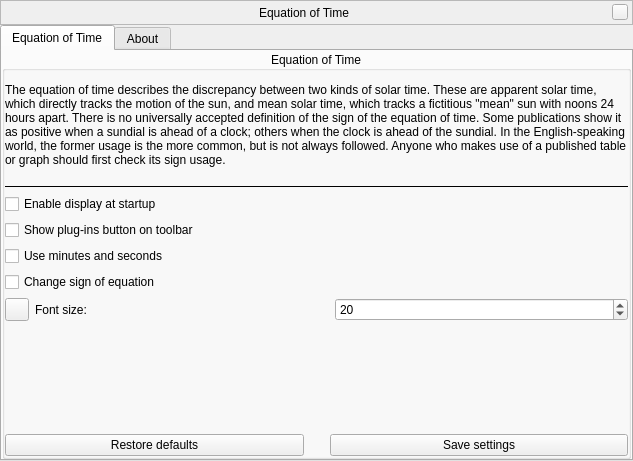
<?xml version="1.0" encoding="UTF-8"?>
<ui version="4.0">
 <class>equationOfTimeWindowForm</class>
 <widget class="QWidget" name="equationOfTimeWindowForm">
  <property name="geometry">
   <rect>
    <x>0</x>
    <y>0</y>
    <width>633</width>
    <height>461</height>
   </rect>
  </property>
  <layout class="QVBoxLayout" name="verticalLayout">
   <property name="spacing">
    <number>0</number>
   </property>
   <property name="leftMargin">
    <number>0</number>
   </property>
   <property name="topMargin">
    <number>0</number>
   </property>
   <property name="rightMargin">
    <number>0</number>
   </property>
   <property name="bottomMargin">
    <number>0</number>
   </property>
   <item>
    <widget class="BarFrame" name="TitleBar">
     <property name="sizePolicy">
      <sizepolicy hsizetype="Expanding" vsizetype="Minimum">
       <horstretch>0</horstretch>
       <verstretch>0</verstretch>
      </sizepolicy>
     </property>
     <property name="minimumSize">
      <size>
       <width>0</width>
       <height>25</height>
      </size>
     </property>
     <property name="maximumSize">
      <size>
       <width>16777215</width>
       <height>30</height>
      </size>
     </property>
     <property name="focusPolicy">
      <enum>Qt::NoFocus</enum>
     </property>
     <property name="autoFillBackground">
      <bool>false</bool>
     </property>
     <property name="frameShape">
      <enum>QFrame::StyledPanel</enum>
     </property>
     <layout class="QHBoxLayout">
      <property name="spacing">
       <number>6</number>
      </property>
      <property name="leftMargin">
       <number>0</number>
      </property>
      <property name="topMargin">
       <number>0</number>
      </property>
      <property name="rightMargin">
       <number>4</number>
      </property>
      <property name="bottomMargin">
       <number>0</number>
      </property>
      <item>
       <spacer name="leftSpacer">
        <property name="orientation">
         <enum>Qt::Horizontal</enum>
        </property>
        <property name="sizeHint" stdset="0">
         <size>
          <width>40</width>
          <height>20</height>
         </size>
        </property>
       </spacer>
      </item>
      <item>
       <widget class="QLabel" name="stelWindowTitle">
        <property name="text">
         <string>Equation of Time</string>
        </property>
       </widget>
      </item>
      <item>
       <spacer name="rightSpacer">
        <property name="orientation">
         <enum>Qt::Horizontal</enum>
        </property>
        <property name="sizeHint" stdset="0">
         <size>
          <width>40</width>
          <height>20</height>
         </size>
        </property>
       </spacer>
      </item>
      <item>
       <widget class="QPushButton" name="closeStelWindow">
        <property name="minimumSize">
         <size>
          <width>16</width>
          <height>16</height>
         </size>
        </property>
        <property name="maximumSize">
         <size>
          <width>16</width>
          <height>16</height>
         </size>
        </property>
        <property name="focusPolicy">
         <enum>Qt::NoFocus</enum>
        </property>
        <property name="text">
         <string/>
        </property>
       </widget>
      </item>
     </layout>
    </widget>
   </item>
   <item>
    <widget class="QTabWidget" name="tabWidget">
     <property name="currentIndex">
      <number>0</number>
     </property>
     <widget class="QWidget" name="tabEquationOfTime">
      <attribute name="title">
       <string>Equation of Time</string>
      </attribute>
      <layout class="QVBoxLayout" name="verticalLayoutTimeZone">
       <property name="spacing">
        <number>0</number>
       </property>
       <property name="leftMargin">
        <number>0</number>
       </property>
       <property name="topMargin">
        <number>0</number>
       </property>
       <property name="rightMargin">
        <number>0</number>
       </property>
       <property name="bottomMargin">
        <number>0</number>
       </property>
       <item>
        <widget class="QGroupBox" name="groupBoxEOT">
         <property name="minimumSize">
          <size>
           <width>0</width>
           <height>400</height>
          </size>
         </property>
         <property name="title">
          <string>Equation of Time</string>
         </property>
         <property name="alignment">
          <set>Qt::AlignCenter</set>
         </property>
         <layout class="QVBoxLayout" name="verticalLayout_2">
          <property name="leftMargin">
           <number>0</number>
          </property>
          <property name="topMargin">
           <number>0</number>
          </property>
          <property name="rightMargin">
           <number>0</number>
          </property>
          <property name="bottomMargin">
           <number>0</number>
          </property>
          <item>
           <widget class="QLabel" name="labelEOTDescription">
            <property name="sizePolicy">
             <sizepolicy hsizetype="MinimumExpanding" vsizetype="Expanding">
              <horstretch>0</horstretch>
              <verstretch>0</verstretch>
             </sizepolicy>
            </property>
            <property name="text">
             <string>The equation of time describes the discrepancy between two kinds of solar time. These are apparent solar time, which directly tracks the motion of the sun, and mean solar time, which tracks a fictitious &quot;mean&quot; sun with noons 24 hours apart. There is no universally accepted definition of the sign of the equation of time. Some publications show it as positive when a sundial is ahead of a clock; others when the clock is ahead of the sundial. In the English-speaking world, the former usage is the more common, but is not always followed. Anyone who makes use of a published table or graph should first check its sign usage.</string>
            </property>
            <property name="wordWrap">
             <bool>true</bool>
            </property>
           </widget>
          </item>
          <item>
           <widget class="Line" name="line">
            <property name="baseSize">
             <size>
              <width>0</width>
              <height>1</height>
             </size>
            </property>
            <property name="frameShadow">
             <enum>QFrame::Plain</enum>
            </property>
            <property name="lineWidth">
             <number>1</number>
            </property>
            <property name="midLineWidth">
             <number>1</number>
            </property>
            <property name="orientation">
             <enum>Qt::Horizontal</enum>
            </property>
           </widget>
          </item>
          <item>
           <widget class="QCheckBox" name="checkBoxEnableAtStartup">
            <property name="text">
             <string>Enable display at startup</string>
            </property>
           </widget>
          </item>
          <item>
           <widget class="QCheckBox" name="checkBoxShowButton">
            <property name="text">
             <string>Show plug-ins button on toolbar</string>
            </property>
           </widget>
          </item>
          <item>
           <widget class="QCheckBox" name="checkBoxMsFormat">
            <property name="text">
             <string>Use minutes and seconds</string>
            </property>
           </widget>
          </item>
          <item>
           <widget class="QCheckBox" name="checkBoxInvertedValue">
            <property name="text">
             <string>Change sign of equation</string>
            </property>
           </widget>
          </item>
          <item>
           <layout class="QHBoxLayout" name="horizontalLayout">
            <item>
             <widget class="QToolButton" name="textColorButton">
              <property name="toolTip">
               <string>Color of text</string>
              </property>
             </widget>
            </item>
            <item>
             <widget class="QLabel" name="labelFontSize">
              <property name="text">
               <string>Font size:</string>
              </property>
             </widget>
            </item>
            <item>
             <widget class="QSpinBox" name="spinBoxFontSize">
              <property name="minimum">
               <number>10</number>
              </property>
              <property name="maximum">
               <number>50</number>
              </property>
              <property name="value">
               <number>20</number>
              </property>
             </widget>
            </item>
           </layout>
          </item>
          <item>
           <spacer name="verticalSpacerTimeZone">
            <property name="orientation">
             <enum>Qt::Vertical</enum>
            </property>
            <property name="sizeHint" stdset="0">
             <size>
              <width>0</width>
              <height>0</height>
             </size>
            </property>
           </spacer>
          </item>
          <item>
           <layout class="QHBoxLayout" name="horizontalLayout_2">
            <item>
             <widget class="QPushButton" name="pushButtonReset">
              <property name="text">
               <string>Restore defaults</string>
              </property>
             </widget>
            </item>
            <item>
             <spacer name="horizontalSpacer">
              <property name="orientation">
               <enum>Qt::Horizontal</enum>
              </property>
              <property name="sizeType">
               <enum>QSizePolicy::Fixed</enum>
              </property>
              <property name="sizeHint" stdset="0">
               <size>
                <width>20</width>
                <height>20</height>
               </size>
              </property>
             </spacer>
            </item>
            <item>
             <widget class="QPushButton" name="pushButtonSave">
              <property name="text">
               <string>Save settings</string>
              </property>
             </widget>
            </item>
           </layout>
          </item>
         </layout>
        </widget>
       </item>
      </layout>
     </widget>
     <widget class="QWidget" name="tabAbout">
      <attribute name="title">
       <string comment="tab in plugin windows">About</string>
      </attribute>
      <layout class="QVBoxLayout" name="verticalLayout_3">
       <item>
        <widget class="QTextBrowser" name="aboutTextBrowser"/>
       </item>
      </layout>
     </widget>
    </widget>
   </item>
  </layout>
 </widget>
 <customwidgets>
  <customwidget>
   <class>BarFrame</class>
   <extends>QFrame</extends>
   <header>Dialog.hpp</header>
   <container>1</container>
  </customwidget>
 </customwidgets>
 <tabstops>
  <tabstop>tabWidget</tabstop>
 </tabstops>
 <resources/>
 <connections/>
</ui>
